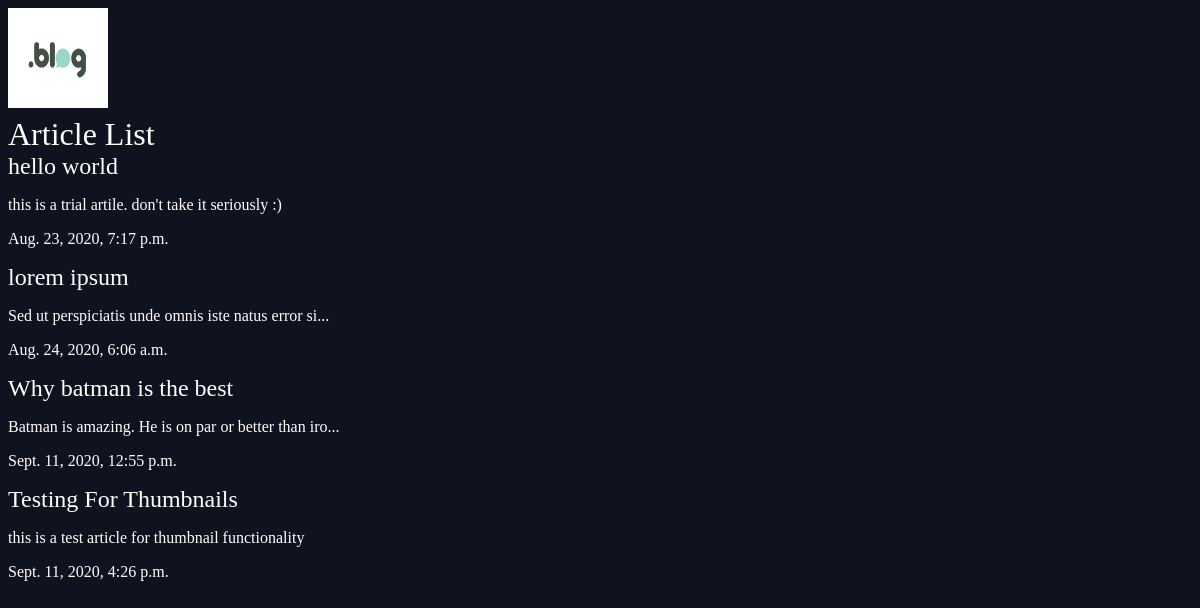
The app's page /articles/ with its own data.
### articles/models.py (models this page shows, shortened)
class Article(models.Model):
    title = models.CharField(max_length=100)
    slug = models.SlugField()
    body = models.TextField()
    date = models.DateTimeField(auto_now_add=True)
    thumb = models.ImageField(default = 'default.png', blank = True)
    def snippet(self):
        if len(self.body) <= 50:
            return self.body
        else:
            return self.body[:50] + "..."

### articles/views.py (the view)
# urls.py: path('', views.article_list, name='list'),
def article_list(request):
    articles = Article.objects.all().order_by('date')
    return render(request, 'articles/article_list.html', {'articles':articles})

### articles/templates/articles/article_list.html
{% extends 'base_layout.html' %}
 {% block content %}
    <h1>Article List</h1>
    <div class="articles">
        {% for article in articles %}
        <div class="article">
        <h2><a href="{% url 'articles:detail' slug=article.slug %}">{{article.title}}</a></h2>
        <p>{{article.snippet}}</p>
        <p>{{article.date}}</p>
        </div>
        {% endfor %}
    </div>
 {% endblock %}

### assets/style.css (style rules this page uses)
body { background-color: #0f121f; background-image: url(/static/stars.png); background-repeat: no-repeat; color: #fff; }
body * { font-family: Ubuntu; }
h1, h2, h3, h4, h5 { font-weight: normal; margin: 0; }
a, a:hover, a:visited { color: #fff; text-decoration: none; }

### records on screen
Article: title "hello world", snippet "this is a trial artile. don't take it seriously :)", date "Aug. 23, 2020, 7:17 p.m."
Article: title "lorem ipsum", snippet "Sed ut perspiciatis unde omnis iste natus error si...", date "Aug. 24, 2020, 6:06 a.m."
Article: title "Why batman is the best", snippet "Batman is amazing. He is on par or better than iro...", date "Sept. 11, 2020, 12:55 p.m."
Article: title "Testing For Thumbnails", snippet "this is a test article for thumbnail functionality", date "Sept. 11, 2020, 4:26 p.m."
